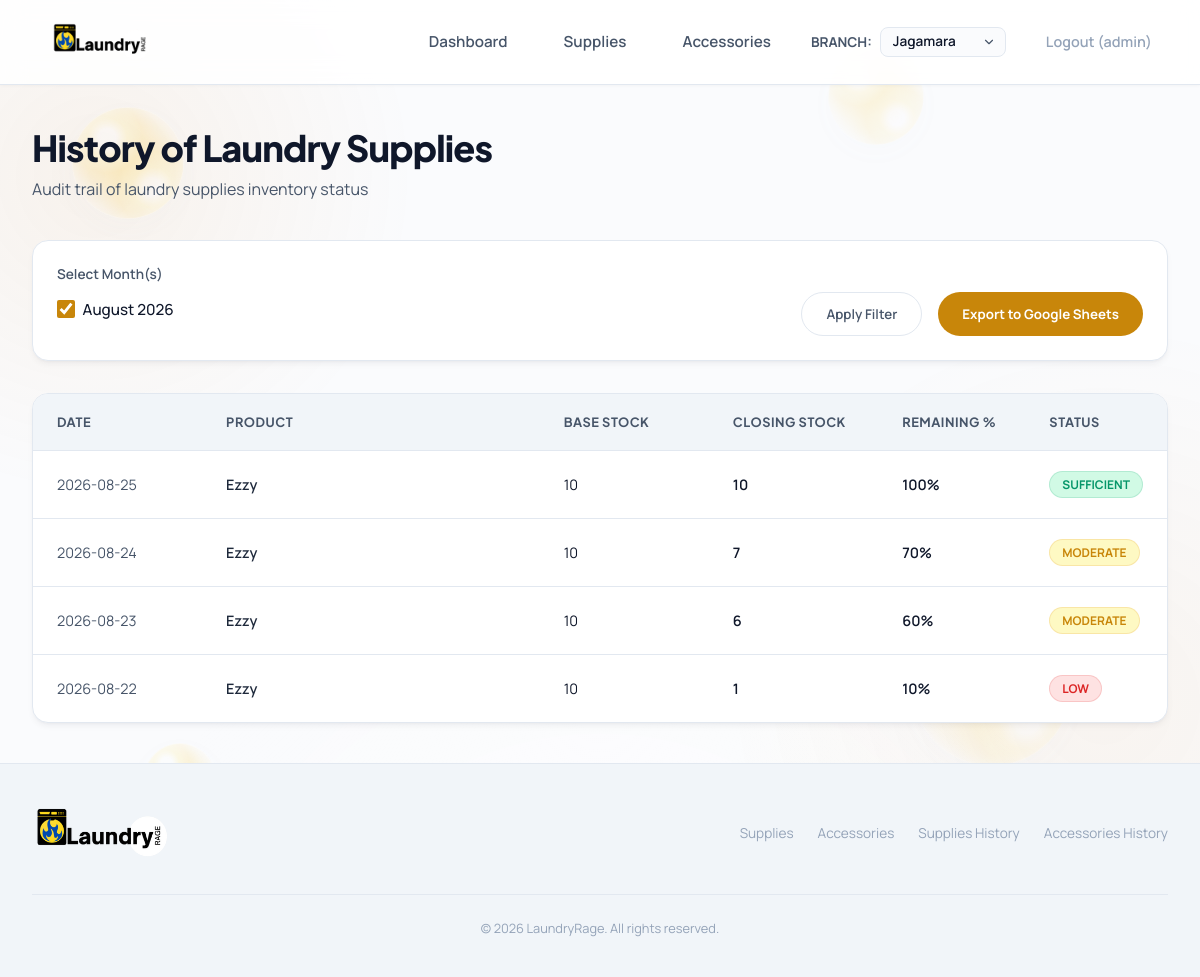
Page /history/laundry-supplies/ (signed in) on the committed database.
### inventory/models.py (models this page shows, shortened)
class Product(models.Model):
    CATEGORY_CHOICES = [
        ('Laundry Supplies', 'Laundry Supplies'),
        ('Accessories', 'Accessories'),
    ]
    name = models.CharField(max_length=255)
    category = models.CharField(max_length=50, choices=CATEGORY_CHOICES)
    unit = models.CharField(max_length=50, help_text="e.g., L, bottles, pcs")
    cost = models.DecimalField(max_digits=10, decimal_places=2, null=True, blank=True)
    supplier = models.CharField(max_length=255)
    product_size = models.CharField(max_length=50, blank=True, default='', help_text="e.g., 750 ml, 1 L, 500 g")
    image = models.ImageField(upload_to='products/', blank=True, null=True, verbose_name='Product Image')
    is_active = models.BooleanField(default=True, help_text="Soft-deletion state")

class DailyInventory(models.Model):
    branch = models.ForeignKey(Branch, on_delete=models.CASCADE, related_name='daily_inventories', null=True, blank=True)
    product = models.ForeignKey(Product, on_delete=models.CASCADE, related_name='daily_inventories')
    date = models.DateField()
    base_stock = models.DecimalField(max_digits=10, decimal_places=2, default=Decimal('0.00'))
    closing_stock = models.DecimalField(max_digits=10, decimal_places=2, default=Decimal('0.00'))
    created_at = models.DateTimeField(auto_now_add=True)
    updated_at = models.DateTimeField(auto_now=True)
    class Meta:
        unique_together = ('branch', 'product', 'date')
        verbose_name_plural = "Daily Inventories"
    @property
    def remaining_percentage(self):
        if self.base_stock <= 0:
            return None
        return (self.closing_stock / self.base_stock) * 100

### inventory/views.py (the view)
# urls.py: path('history/laundry-supplies/', views.supplies_history_view, name='history_laundry_supplies'),
def supplies_history_view(request):
    return _history_view(
        request,
        category='Laundry Supplies',
        export_category='supplies',
        title='History of Laundry Supplies',
        template_name='history/laundry_supplies.html',
        is_supplies=True,
    )

### inventory/context_processors.py (called while the page is built)
def branch_context(request):
    from .models import Branch
    return {
        'all_branches': Branch.objects.filter(active=True)
    }

### templates/history/laundry_supplies.html (shortened to what this page needs)
{% extends 'base.html' %}
{% block content %}
<div class="page-title-area">
    <div>
        <h1>History of Laundry Supplies</h1>
        <p>Audit trail of laundry supplies inventory status</p>
    </div>
</div>
<div class="history-filter-card" style="background-color: var(--surface-card); border: 1px solid var(--border-color); border-radius: var(--radius-card); padding: 1.5rem; margin-bottom: 2rem; box-shadow: var(--shadow-premium);">
    <form method="get" action="" class="history-filter-form">
        <div class="form-group" style="margin-bottom: 0; flex-grow: 1; min-width: 250px;">
            <label style="display: block; font-size: 0.85rem; font-weight: 600; color: var(--text-secondary); margin-bottom: 0.5rem;">Select Month(s)</label>
            <div class="months-checkbox-grid" style="display: flex; flex-wrap: wrap; gap: 1.25rem; padding: 0.5rem 0;">
                {% for option in month_options %}
                <label style="display: inline-flex; align-items: center; gap: 0.5rem; font-size: 0.95rem; font-weight: 500; color: var(--text-primary); cursor: pointer; user-select: none;">
                    <input type="checkbox" name="months" value="{{ option.value }}" {% if option.checked %}checked{% endif %} style="accent-color: var(--accent-gold); width: 1.1rem; height: 1.1rem; cursor: pointer;">
                    {{ option.label }}
                </label>
                {% empty %}
                <span style="color: var(--text-muted); font-size: 0.9rem;">No historical dates available</span>
                {% endfor %}
            </div>
        </div>
        <div class="history-filter-buttons">
            <button type="submit" class="btn-secondary" style="height: 2.75rem; display: inline-flex; align-items: center; justify-content: center; padding: 0 1.5rem; border-radius: var(--radius-pill); font-weight: 600; font-family: var(--font-body); cursor: pointer; transition: var(--transition-smooth);">
                Apply Filter
            </button>
            <button type="submit" name="export" value="google_sheets" class="btn-primary" style="height: 2.75rem; display: inline-flex; align-items: center; justify-content: center; padding: 0 1.5rem; border-radius: var(--radius-pill); font-weight: 700; font-family: var(--font-body); cursor: pointer; transition: var(--transition-smooth); border: none;">
                Export to Google Sheets
            </button>
        </div>
    </form>
</div>
<div class="history-table-card">
    <div class="table-responsive">
        <table class="table-history">
            <thead>
                <tr>
                    <th id="th-date" style="width: 15%;">Date</th>
                    <th id="th-product" style="width: 30%;">Product</th>
                    <th id="th-base" style="width: 15%;">Base Stock</th>
                    <th id="th-closing" style="width: 15%;">Closing Stock</th>
                    <th id="th-percentage" style="width: 13%;">Remaining %</th>
                    <th id="th-status" style="width: 12%;">Status</th>
                </tr>
            </thead>
            <tbody>
                {% if rows %}
                    {% for row in rows %}
                    <tr class="history-row" data-product-id="{{ row.product.id }}">
                        <td class="history-date">{{ row.date|date:"Y-m-d" }}</td>
                        <td class="history-product-cell">
                            <a href="{% url 'inventory:product_history_detail' row.product.id %}?date={{ row.date|date:'Y-m-d' }}" style="color: var(--accent-dark); font-weight: 600; text-decoration: none; transition: var(--transition-smooth);" class="product-drilldown-link">
                                {{ row.product.name }}
                            </a>
                        </td>
                        <td>
                            {% if row.base_stock > 0 %}
                                {{ row.base_stock|floatformat:"0" }}
                            {% else %}
                                —
                            {% endif %}
                        </td>
                        <td style="font-weight: 600; color: var(--text-primary);">
                            {{ row.closing_stock|floatformat:"0" }}
                        </td>
                        <td style="font-weight: 600;">
                            {% if row.remaining_percentage is not None %}
                                {{ row.remaining_percentage|floatformat:"0" }}%
                            {% else %}
                                —
                            {% endif %}
                        </td>
                        <td>
                            <span class="status-badge {% if row.status == 'RED' %}status-red{% elif row.status == 'YELLOW' %}status-yellow{% elif row.status == 'GREEN' %}status-green{% else %}status-gray{% endif %}">
                                {% if row.status == 'RED' %}
                                    LOW
                                {% elif row.status == 'YELLOW' %}
                                    MODERATE
                                {% elif row.status == 'GREEN' %}
                                    SUFFICIENT
                                {% else %}
                                    NO BASE
                                {% endif %}
                            </span>
                        </td>
                    </tr>
                    {% endfor %}
                {% else %}
                    <tr>
                        <td colspan="6" style="text-align: center; color: var(--text-muted); padding: 3rem;">
                            No history logs available for laundry supplies.
                        </td>
                    </tr>
                {% endif %}
            </tbody>
        </table>
    </div>
</div>
{% endblock %}

### templates/components/navbar.html (shortened to what this page needs)
{% load static %}
<header>
    <nav class="navbar">
        <a href="{% url 'inventory:dashboard' %}" class="logo" id="logo-brand">
            <img src="{% static 'images/logo.png' %}" alt="LaundryRage">
        </a>
        <ul class="nav-links" id="nav-links-menu">
            <li>
                <a href="{% url 'inventory:dashboard' %}" id="nav-dashboard" class="nav-link-item {% if request.resolver_match.url_name == 'dashboard' %}active{% endif %}">
                    Dashboard
                </a>
            </li>
            <li>
                <a href="{% url 'inventory:laundry_supplies' %}" id="nav-supplies" class="nav-link-item {% if request.resolver_match.url_name == 'laundry_supplies' %}active{% endif %}">
                    Supplies
                </a>
            </li>
            <li>
                <a href="{% url 'inventory:laundry_accessories' %}" id="nav-accessories" class="nav-link-item {% if request.resolver_match.url_name == 'laundry_accessories' %}active{% endif %}">
                    Accessories
                </a>
            </li>
            {% if request.user.is_authenticated %}
                <li style="display: flex; align-items: center; gap: 0.5rem;">
                    {% if request.user.is_superuser or request.user.is_staff %}
                        <span style="font-size: 0.85rem; font-weight: 700; color: var(--text-secondary); text-transform: uppercase;">Branch:</span>
                        <select onchange="window.location.href='{% url 'inventory:switch_branch' %}?branch_id=' + this.value"
                                class="branch-select-navbar">
                            {% for b in all_branches %}
                                <option value="{{ b.id }}" {% if request.session.selected_branch_id == b.id %}selected{% endif %}>{{ b.branch_name }}</option>
                            {% endfor %}
                        </select>
                    {% else %}
                        <span class="status-badge status-green" style="font-size: 0.85rem; padding: 0.3rem 0.8rem; font-weight: 700;">
                            📍 {{ request.current_branch.branch_name }}
                        </span>
                    {% endif %}
                </li>
                <li>
                    <a href="{% url 'inventory:logout' %}" class="nav-link-item" style="color: var(--text-muted); font-size: 0.9rem; font-weight: 600; text-decoration: none; transition: color 0.3s ease;"
                       onmouseover="this.style.color='var(--accent-red)';" onmouseout="this.style.color='var(--text-muted)';">
                        Logout ({{ request.user.username }})
                    </a>
                </li>
            {% else %}
                <li>
                    <a href="{% url 'inventory:login' %}" class="nav-link-item" style="color: var(--accent-blue); font-size: 0.9rem; font-weight: 600; text-decoration: none;">
                        Login
                    </a>
                </li>
            {% endif %}
        </ul>
    </nav>
</header>

### rows in the picture
Product: date "2026-08-25", product.name "Ezzy", base_stock "10", closing_stock "10", remaining_percentage "100", shows "SUFFICIENT", date "2026-08-24", closing_stock "7", remaining_percentage "70", date "2026-08-23", closing_stock "6", remaining_percentage "60", date "2026-08-22", closing_stock "1", remaining_percentage "10"

### other values in the picture
{{ request.user.username }} "admin"
{{ option.label }} "August 2026"
form field value "Jagamara"
